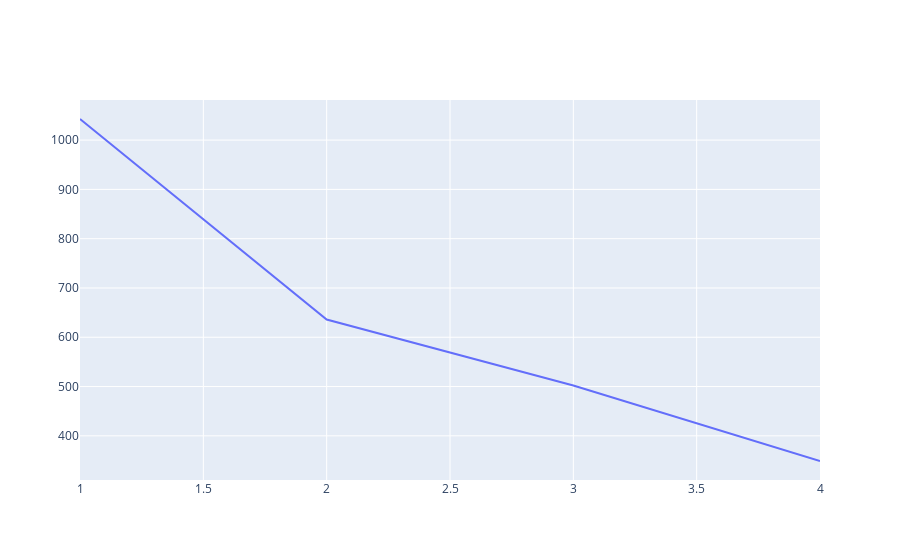

Here is the notebook cell this chart was saved with:
### Code cell
plot([
  "mpiscaling/20240509_214003_2thin_mpiscaling.txt"
], "nodes")

### Figure 1 — Plotly figure (JSON) as saved in the notebook; plotly's stock layout.template omitted (floating-point values rounded to 4 significant figures)
{"data": [{"mode": "lines", "name": "nodes=2 sockets=1 THIN places=cores places_per_socket=1 size = 4096 Imax = 65535 xL = -3 yL = -3 xR = 3 yR = 3", "type": "scatter", "x": [4, 3, 2, 1], "xaxis": "x", "y": [349.0, 502.3, 635.8, 1043.0], "yaxis": "y"}], "layout": {"legend": {"orientation": "h", "x": 1, "xanchor": "right", "y": 1.02, "yanchor": "bottom"}, "xaxis": {"anchor": "y", "domain": [0, 1]}, "yaxis": {"anchor": "x", "domain": [0, 1]}}}
